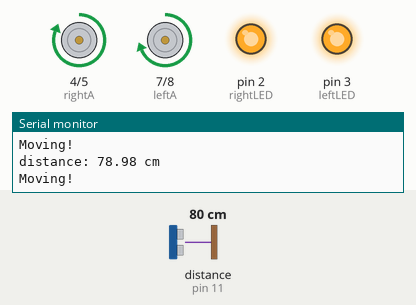
Simulated run of this sketch. Board: Arduino Uno, built with avr-gcc and run on an emulated ATmega328P. Parts: motor-driver pin pairs drawn as motors (green arrow = first pin HIGH = forward, orange = second pin HIGH = backward, longer = more drive, scaled by the enable pin), output pins drawn as LEDs (lit = HIGH), the last lines printed to the serial monitor. Wiring (inferred from the names in the program): ultrasonic range finder: trigger pin 12; echo pin 11. Inputs (shaded band) come from the test bench; at power-on: distance to the obstacle (sensor on pin 11) 80 cm. The echo pulse lasts 58.3 µs per cm; pins used as bus, display or sensor lines are not drawn.

Above: at 1.3 s.
1.4 s: distance to the obstacle (sensor on pin 11) set to 33 cm
2.9 s: distance to the obstacle (sensor on pin 11) set to 28 cm
At 4.1 s:
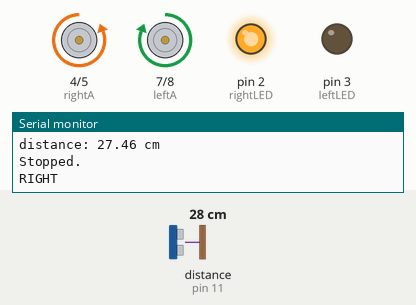
At 4.9 s:
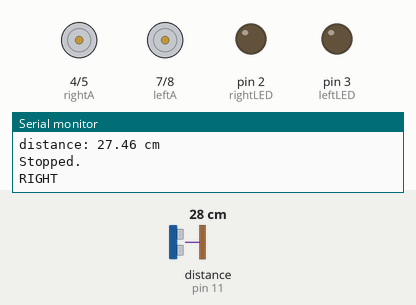
5.9 s: distance to the obstacle (sensor on pin 11) set to 35 cm
At 6.8 s:
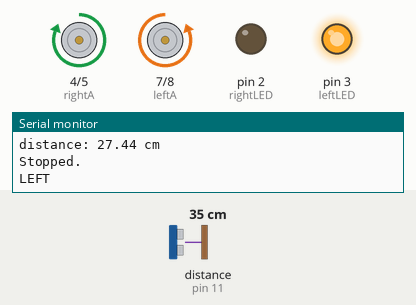
Timing chart, 0 to 9.5 s (numbered marks = the images above; inputs shaded):
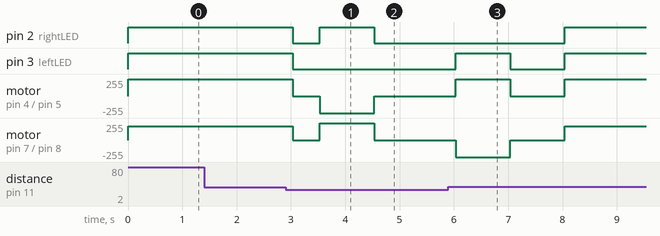

Measured:
- the behaviour switches between 31 and 30 cm on distance to the obstacle (sensor on pin 11) (found by bisection; images 0 and 1)
- after the input at 2.9 s, pin 2 (rightLED): HIGH → LOW after 0.13 s, → HIGH 0.50 s later, → LOW 1.0 s later; pin 3 (leftLED): HIGH → LOW after 0.13 s

The sketch:

PIKA_MOBILE_PROGRAM.ino
```cpp
/*
  Motor Wiring Guide:
  up left: OUT4
  down left: OUT3
  up right: OUT2
  down right: OUT1
*/

int trigPin = 12;
int echoPin = 11;
int leftSpeed = 9; // ENB
int leftB = 8; // IN4
int leftA = 7; // IN3
int rightSpeed = 6; // ENA
int rightB = 5; // IN2
int rightA = 4; // IN1
int leftLED = 3; // for LEDs, use right side (output pin side) ground pin
int rightLED = 2;
float duration_us, distance_cm;
int turnVal = 0;

/*
  forward
  moves the robot forwards and turns on both LEDs.
*/

void forward()
{
  // Adjustments to motor speed may be necessary for robot to move in a straight line.
  // Max speed for motor == 255
  digitalWrite(leftA, HIGH);
  digitalWrite(leftB, LOW);
  analogWrite(leftSpeed, 210); // left speed is less than right speed due to uneven motor speeds.
  digitalWrite(rightA, HIGH);
  digitalWrite(rightB, LOW);
  analogWrite(rightSpeed, 255);
  digitalWrite(leftLED,HIGH);
  digitalWrite(rightLED,HIGH);
  Serial.println("Moving!");//debug
}

/*
  stop
  stops the robot, turns off LEDs, and waits 0.5 seconds.
*/

void stop()
{
  digitalWrite(leftA, LOW);
  digitalWrite(leftB, LOW);
  digitalWrite(rightA, LOW);
  digitalWrite(rightB, LOW);
  digitalWrite(leftLED,LOW);
  digitalWrite(rightLED,LOW);
  delay(500);
  Serial.println("Stopped.");//debug
}

/*
  turn
  Turns the robot ~135 degrees either left or right.
  If variable turnVal == 0, turn to the right. If turnVal == 1, turn to the left.
  When turning left, only the left LED will be on.
  When turning right, only the right LED will be on.
*/

void turn()
{
  if (turnVal == 0)
  {
    // Turn right
    Serial.println("RIGHT");//debug

    // Turn on right side LED
    digitalWrite(rightLED,HIGH);

    // Left wheel goes forwards

    digitalWrite(leftA, HIGH);
    digitalWrite(leftB, LOW);
    analogWrite(leftSpeed, 255);

    // Right wheel goes backwards

    digitalWrite(rightA, LOW);
    digitalWrite(rightB, HIGH);
    analogWrite(rightSpeed, 255);

    delay(1000);

    stop();

    Serial.println("Turn right complete.");
    turnVal = 1; // Change turnVal to 1
  } else
  {
    // Turn left
    Serial.println("LEFT");//debug

    // turn on left LED
    digitalWrite(leftLED,HIGH);

    // Left wheel goes backwards

    digitalWrite(leftA, LOW);
    digitalWrite(leftB, HIGH);
    analogWrite(leftSpeed, 255);

    // Right wheel goes forwards

    digitalWrite(rightA, HIGH);
    digitalWrite(rightB, LOW);
    analogWrite(rightSpeed, 255);

    delay(1000);

    stop();

    Serial.println("Turn left complete.");
    turnVal = 0; // Change turnVal back to 0
  }
}

void setup()
{
  // begin serial communication with 9600 baudrate speed
  Serial.begin (9600);

  // configure the trigger pin to output mode
  pinMode(trigPin, OUTPUT);
  // configure the echo pin to input mode
  pinMode(echoPin, INPUT);

  // Pins for Motor
  pinMode(leftA, OUTPUT);
  pinMode(leftB, OUTPUT);
  pinMode(leftSpeed, OUTPUT);
  pinMode(rightA, OUTPUT);
  pinMode(rightB, OUTPUT);
  pinMode(rightSpeed, OUTPUT);
  // Pins for LEDs
  pinMode(leftLED,OUTPUT);
  pinMode(rightLED,OUTPUT);
}

void loop()
{
  // generate 10-microsecond pulse to TRIG pin
  digitalWrite(trigPin, HIGH);
  delayMicroseconds(10);
  digitalWrite(trigPin, LOW);

  // measure duration of pulse from ECHO pin
  duration_us = pulseIn(echoPin, HIGH);

  // calculate the distance
  distance_cm = 0.017 * duration_us;// Speed of sound wave, 0.034m/us divided by 2

  // print the value to Serial Monitor
  Serial.print("distance: ");
  Serial.print(distance_cm);
  Serial.println(" cm");

  // if sensor distance reads above 30cm, move forwards. Else, stop and turn

  if (distance_cm > 30)
  {
    forward();
  } else
  {
    stop();
    turn();
  }

  delay(500);
}
```
